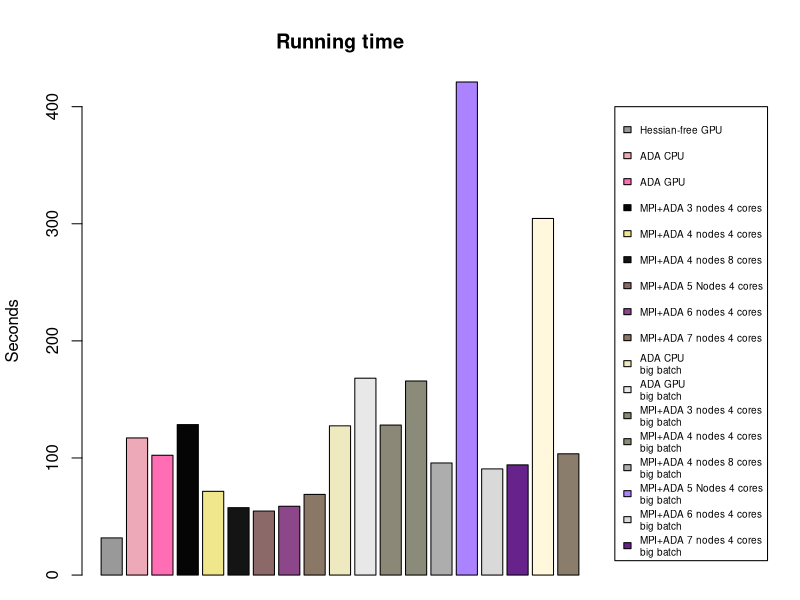
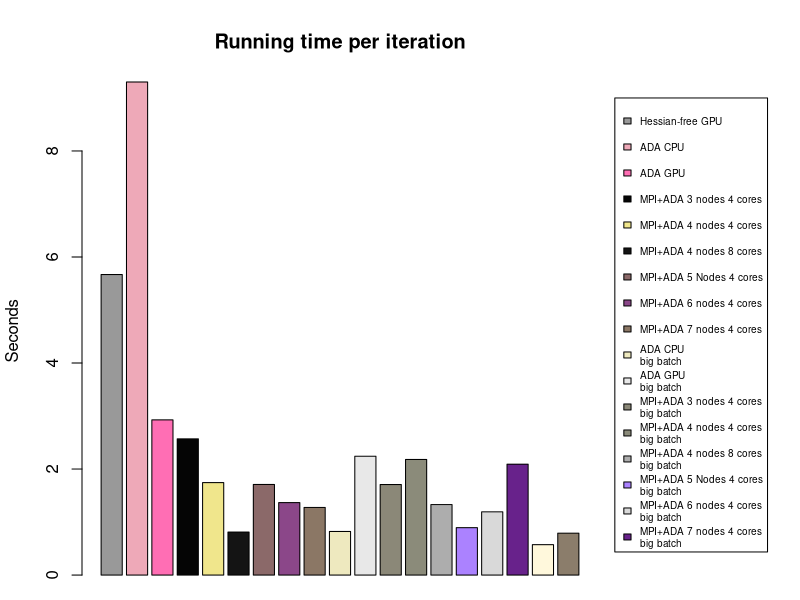

Recreate these plots in R, in order.
plotTimes = function(data, labels){
  plot(data[1,], pch = 16, col = 1:ncol(data), ylim = c(0, max(data)), 
       xaxt = "n", xlab = "", ylab = "Time in seconds", xlim = c(0.5,ncol(data)+.5), 
       main = "Average Running Time with 95% CI" )
  axis(side = 1, at = 1:ncol(data), labels = labels, tick = F, las = 2)
  for (i in 1:ncol(data)){
    if (i < ncol(data)){abline(v = i+.5, lty = 2)}
    segments(i,data[2,i],i,data[3,i], col = i)
    segments(i-.02,data[2:3,i],i+.02,data[2:3,i], col = i)
  }
}

# Figure 1 (time until convergence)

hess = c(36.7705330849, 40.8134579659, 30.7013020515, 30.7084610462, 27.9912378788, 32.4583690166, 32.423830986, 32.7279911041, 29.1763651371, 30.2343609333, 31.1755859852, 32.7965919971, 27.9905948639, 29.830283165, 30.0658519268, 36.020111084, 29.293243885, 29.3104069233, 29.4974980354, 32.6336672306, 31.5671169758, 31.8110649586, 44.7567741871, 35.8124980927, 29.3117141724, 29.445168972, 36.4843299389, 27.869538784, 37.7073988914 , 36.1895840168, 27.562016964, 26.9184501171, 30.9687809944, 27.565570116, 26.0636160374, 29.935836792, 29.1046249866, 28.483631134, 30.4000070095, 29.424945116, 47.326941967, 27.9466600418, 31.4740049839, 23.681566, 29.9285681248, 28.4917099476, 25.6063570976, 31.7247228622, 27.9845449924, 42.1240811348, 26.9783420563, 29.4615120888, 38.4782221317, 30.3626039028, 30.5635900497, 29.5388019085, 35.8142380714, 29.1841518879, 44.0196020603, 35.7132070065, 31.4251890182, 27.636906147, 37.33061409, 29.5162479877, 27.6029720306, 27.6011309624, 34.7988889217, 30.9964210987, 30.7129850388, 27.3245060444, 29.6513118744, 35.2752830982, 32.2567999363, 28.2544419765, 29.1040530205, 27.9447622299, 33.2662549019, 30.2134070396, 31.2737631798, 32.4858360291, 29.9900941849, 32.8325059414, 34.9779760838, 34.1400580406, 26.3196659088, 33.1836740971, 34.5855379105, 42.6495320797, 28.9761240482, 29.3485779762, 37.6159031391, 42.8580520153, 27.6141171455, 29.2168259621, 27.0530879498, 32.8354289532, 27.9998650551, 36.4524850845, 33.5226078033, 31.4912500381)
hess = mean(hess)
ada_gpu = 102.309973001
ada_cpu = 117.10699296
mpi3n4c = 128.506565809
mpi4n4c = 71.5182712078
mpi4n8c = 57.5800118446
mpi5n4c = 54.687912941
mpi6n4c = 58.7733278275
mpi7n4c = 68.8883149624
mpi8n4c = 127.44204998
big_gpu = 128.102043867 #75
big_cpu = 168.119750977 #75
big3n4c = 165.719032049 #76
big4n4c = 95.7436389923 #72
big4n8c = 421.072537184 #471
big5n4c = 90.6643800735 #76
big6n4c = 94.1150431633 #45
big7n4c = 304.533075809 #531
big8n4c = 103.547483921 #131
times = c(hess, ada_cpu,ada_gpu,mpi3n4c,mpi4n4c,mpi4n8c,mpi5n4c,mpi6n4c,mpi7n4c,mpi8n4c, big_cpu, big_gpu, big3n4c, big4n4c, big4n8c, big5n4c, big6n4c, big7n4c, big8n4c)

sampCol = sample(colors(), length(times))

png("images/plot1_timeUntilConvergence.png")
par(mar=c(1, 4.1, 4.1,10.1), xpd=TRUE)
barplot(times, col = sampCol, main = "Running time", ylab = "Seconds")
legend(length(times)+5.5,400, legend = c("Hessian-free GPU", "ADA CPU","ADA GPU","MPI+ADA 3 nodes 4 cores", "MPI+ADA 4 nodes 4 cores", "MPI+ADA 4 nodes 8 cores", "MPI+ADA 5 Nodes 4 cores", "MPI+ADA 6 nodes 4 cores", "MPI+ADA 7 nodes 4 cores", "ADA CPU\nbig batch","ADA GPU\nbig batch","MPI+ADA 3 nodes 4 cores\nbig batch", "MPI+ADA 4 nodes 4 cores\nbig batch", "MPI+ADA 4 nodes 8 cores\nbig batch", "MPI+ADA 5 Nodes 4 cores\nbig batch", "MPI+ADA 6 nodes 4 cores\nbig batch", "MPI+ADA 7 nodes 4 cores\nbig batch"), fill = sampCol, cex = .6, y.intersp = 1.5)
dev.off()

# Figure 2 (time with fixed number of intervals)
hess = 5669.19178391/1000
ada_cpu = 102.309973001/11
ada_gpu = 117.10699296/40
mpi3n4c = 128.506565809/50
mpi4n4c = 71.5182712078/41
mpi4n8c = 57.5800118446/71
mpi5n4c = 54.687912941/32
mpi6n4c = 58.7733278275/43
mpi7n4c = 68.8883149624/54
mpi8n4c = 127.44204998/155
big_gpu = 128.102043867/75
big_cpu = 168.119750977/75
big3n4c = 165.719032049/76
big4n4c = 95.7436389923/72
big4n8c = 421.072537184/471
big5n4c = 90.6643800735/76
big6n4c = 94.1150431633/45
big7n4c = 304.533075809/531
big8n4c = 103.547483921/131
times = c(hess, ada_cpu,ada_gpu,mpi3n4c,mpi4n4c,mpi4n8c,mpi5n4c,mpi6n4c,mpi7n4c,mpi8n4c, big_cpu, big_gpu, big3n4c, big4n4c, big4n8c, big5n4c, big6n4c, big7n4c, big8n4c)


png("images/plot2_timeWithFixedIterations.png")
par(mar=c(1, 4.1, 4.1,10.1), xpd=TRUE)
barplot(times, col = sampCol, main = "Running time per iteration", ylab = "Seconds")
legend(length(times)+5.5,9, legend = c("Hessian-free GPU", "ADA CPU","ADA GPU","MPI+ADA 3 nodes 4 cores", "MPI+ADA 4 nodes 4 cores", "MPI+ADA 4 nodes 8 cores", "MPI+ADA 5 Nodes 4 cores", "MPI+ADA 6 nodes 4 cores", "MPI+ADA 7 nodes 4 cores", "ADA CPU\nbig batch","ADA GPU\nbig batch","MPI+ADA 3 nodes 4 cores\nbig batch", "MPI+ADA 4 nodes 4 cores\nbig batch", "MPI+ADA 4 nodes 8 cores\nbig batch", "MPI+ADA 5 Nodes 4 cores\nbig batch", "MPI+ADA 6 nodes 4 cores\nbig batch", "MPI+ADA 7 nodes 4 cores\nbig batch"), fill = sampCol, cex = .6, y.intersp = 1.5)
dev.off()


##  
